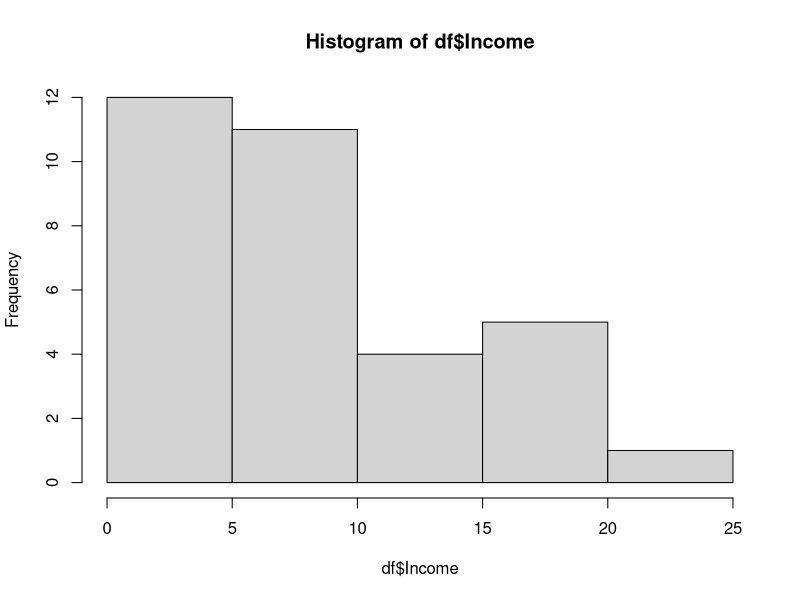

Write R code to recreate this figure.
## ---- chunk 1
N <- 50
k <- 5
#F = (BSS/(k - 1))/(WSS/(n - k))

## define the variables here, and use the imbedded r code like `r variable` to fill in the blanks.  

qf(p = 0.95, df1 = 4, df2 = 45)

#Null Hypothesis: The means are the same
#Alternative Hypothesis: The means are different

print('We reject the null hypothesis because the means are different')
## ---- chunk 2
L_income <- c(5, 7, 9, 11, 13, 8, 10, 34, 17, 50, 17, 25)
H_income <- c(25, 24, 8, 2, 11, 10, 10, 66, 113, 1, 3, 5)
Distances <- c(L_income, H_income)
Group <- c(rep("A", times = 12), rep("B", times = 12))
df <- data.frame(Distances, Group)
m <- aov(Distances~Group, data = df)
summary(m)

qf(0.95, df1 = 1, df2 = 22)

#Null Hypothesis: There is no significant difference in the distances moved by low income and high income individuals
#Alternative Hypothesis: There is a significant difference in the distanced moved by low income and high income individuals

#Accept Null if Pr(>F) > 0.05

print('We accept the null hypothesis because there is no significant difference in the distances moved by low income and high income individuals')
## ---- chunk 3
library(MASS)
A <- mvrnorm(n = 12, mu = 43.2, Sigma = (36.2 * 36.2), empirical = TRUE)
B <- mvrnorm(n = 10, mu = 34.3, Sigma = (20.3 * 20.3), empirical = TRUE)
C <- mvrnorm(n = 8, mu = 27.2, Sigma = (21.4 * 21.4), empirical = TRUE)
incomes <- c(A, B, C)
Group <- c(rep("A", times = 12), rep("B", times = 10), rep("C", times = 8))
df <- data.frame(incomes, Group)
m <- aov(incomes~Group, data = df)
summary(m)

#Null Hypothesis: The means are equal
#Alternative Hypothesis: The means are not equal

#Reject Null if Pr(>F) < 0.05

print('We accept the null hypothesis because all of the means are equal')
## ---- chunk 4
A <- c(23.1, 13.3, 15.6, 1.2)
B <- c(43.1, 10.2, 16.2, 0.2)
C <- c(56.5, 32.1, 43.3, 24.4)
D <- c(10002.3, 54.4, 8.7, 54.4) 

columns <- c(A, B, C, D)
Group <- c(rep("A", times = 4), rep("B", times = 4), rep("C", times = 4), rep("D", times = 4))
df <- data.frame(columns, Group)
kruskal.test(columns~Group, data = df)

#If p-value greater than .05 we cannot reject the null Hypothesis

#Null Hypothesis: The means of the four columns of data are equal
#Alternative Hypothesis: The means of the four columns of data are not equal

print('We accept the null hypothesis')
## ---- chunk 5
## This is the script to generate the table. Do not write your answer inside in this block.
Observations <- seq(1:11)
Low <- c(5,4,1,2,3,10,6,6,4,12,11)
Medium <- c(10,10,8,6,5,3,16,20,7,3,2)
High <- c(8,11,15,19,21,7,7,4,3,17,18)

df <- data.frame(Observations,Low,Medium,High)
library(knitr)
kable(df)
## ---- chunk 6
library(reshape2)
library(car)

A <- c(5,4,1,2,3,10,6,6,4,12,11)
B <- c(10,10,8,6,5,3,16,20,7,3,2)
C <- c(8,11,15,19,21,7,7,4,3,17,18)

Income <- c(A, B, C)
Group <- c(rep("A", times = 11), rep("B", times = 11), rep("C", times = 11))
df <- data.frame(Income, Group)
m <- aov(Income~Group, data = df)
summary(m)
#Null Hypothesis: Commuting Distances do not vary by income
#Alternative Hypothesis: Commuting Distances do vary by income
#Reject Null if Pr(>F) < 0.05

print('We reject the Null Hypothesis')

##Assumption of homoscedasticity
dataset <- melt(data = df)
leveneTest(Income~Group, dataset)

print('We accept the Null Hypothesis')

hist(df$Income)
shapiro.test(df$Income)

#p < 0.05 indicates that the population is likely not normally distributed
print('The population is likely not normally distributed')
## ---- chunk 7
library(MASS)
A <- mvrnorm(n = 10, mu = 1.5, Sigma = (1 * 1), empirical = TRUE)
B <- mvrnorm(n = 15, mu = 2.6, Sigma = (1.1 * 1.1), empirical = TRUE)
C <- mvrnorm(n = 15, mu = 1.2, Sigma = (1.2 * 1.2), empirical = TRUE)
place <- c(A, B, C)
Group <- c(rep("A", times = 10), rep("B", times = 15), rep("C", times = 15))
df <- data.frame(place, Group)
m <- aov(place~Group, data = df)
summary(m)

#Null Hypothesis: Means are equal in all three areas
#Alternative Hypothesis: Means are not equal in all three areas

#Reject Null if Pr(>F) < 0.05
print('We reject the null hypothesis, means are not equal')
